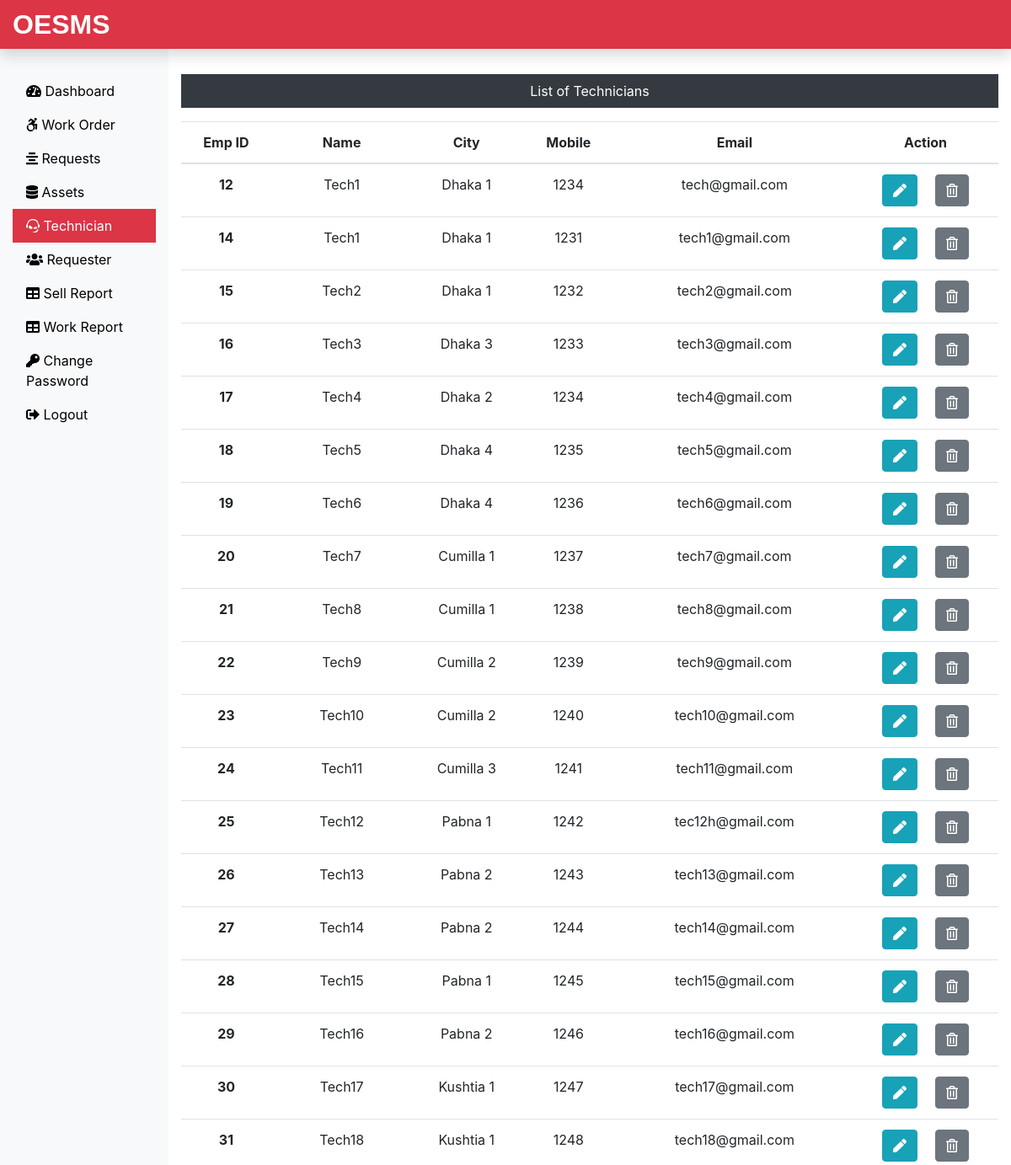
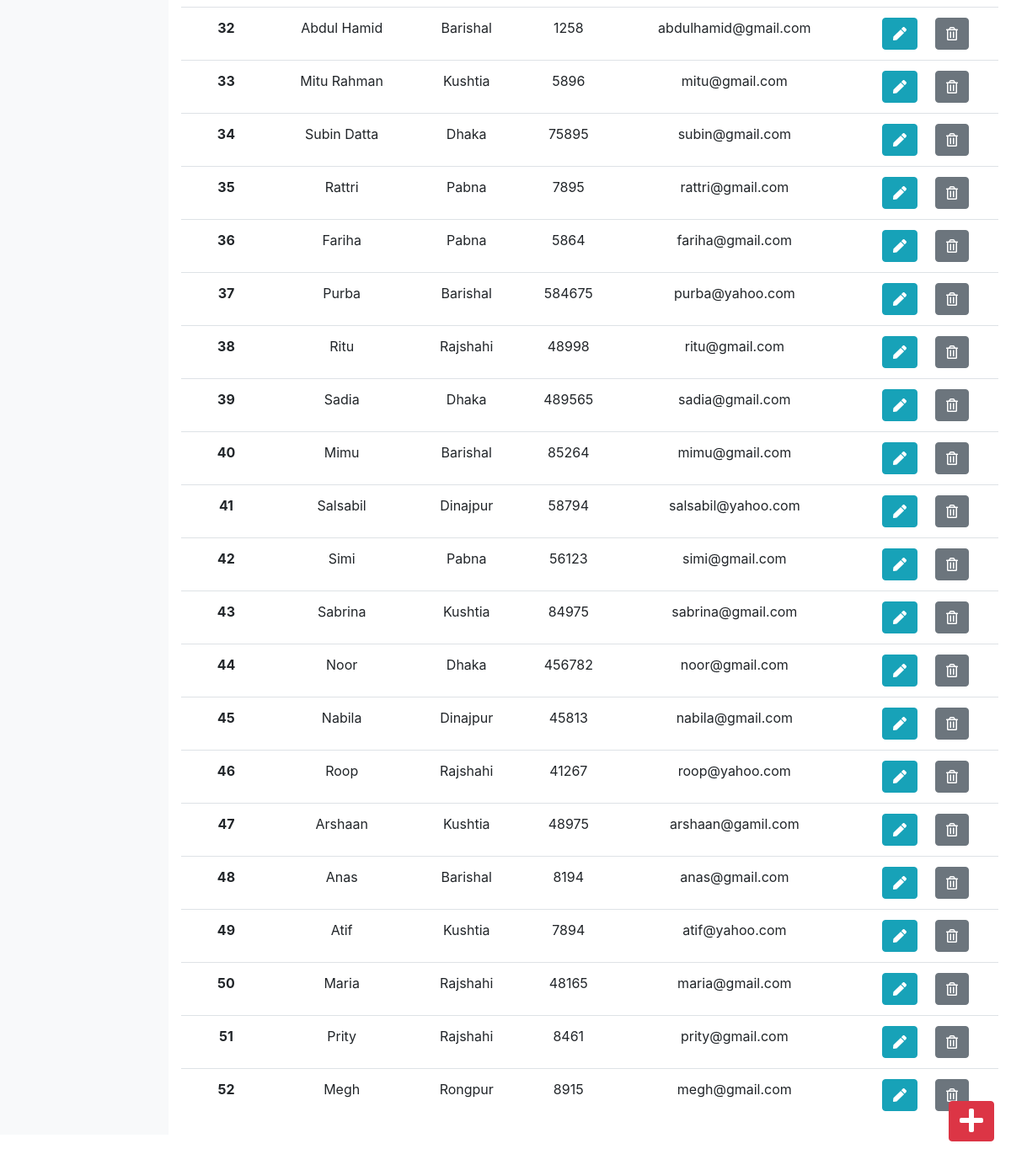
Screenshot of /Admin/technician.php (signed in) with the database file from the repository (2 pictures, top to bottom).
### tables this page shows
CREATE TABLE `technician_tb` (
  `empid` int(11) NOT NULL,
  `empName` varchar(60) NOT NULL,
  `empCity` varchar(60) NOT NULL,
  `empMobile` bigint(11) NOT NULL,
  `empEmail` varchar(60) NOT NULL
);

### Admin/technician.php (the view, shortened to what this page needs)
<?php
include('includes/header.php');
include('../dbConnection.php');
?>
<div class="col-sm-9 col-md-10 mt-5 text-center">
  <p class=" bg-dark text-white p-2">List of Technicians</p>
  <?php
    $sql = "SELECT * FROM technician_tb";
    $result = $conn->query($sql);
    if($result->num_rows > 0){
 echo '<table class="table">
  <thead>
   <tr>
    <th scope="col">Emp ID</th>
    <th scope="col">Name</th>
    <th scope="col">City</th>
    <th scope="col">Mobile</th>
    <th scope="col">Email</th>
    <th scope="col">Action</th>
   </tr>
  </thead>
  <tbody>';
  while($row = $result->fetch_assoc()){
   echo '<tr>';
    echo '<th scope="row">'.$row["empid"].'</th>';
    echo '<td>'. $row["empName"].'</td>';
    echo '<td>'.$row["empCity"].'</td>';
    echo '<td>'.$row["empMobile"].'</td>';
    echo '<td>'.$row["empEmail"].'</td>';
    echo '<td><form action="#" method="POST" class="d-inline"> <input type="hidden" name="id" value='. $row["empid"] .'><button type="submit" class="btn btn-info mr-3" name="view" value="View"><i class="fas fa-pen"></i></button></form>  <form action="" method="POST" class="d-inline"><input type="hidden" name="id" value='. $row["empid"] .'><button type="submit" class="btn btn-secondary" name="delete" value="Delete"><i class="far fa-trash-alt"></i></button></form></td>
   </tr>';
  }
 echo '</tbody>
 </table>';
} else {
  echo "0 Result";
}
?>
</div>
</div>
<div><a class="btn btn-danger box" href="insertemp.php"><i class="fas fa-plus fa-2x"></i></a>
</div>
</div>
<?php
include('includes/footer.php');
?>

### css/custom.css (style rules this page uses)
a { color: black; }
.box { position: fixed; bottom: 10px; right: 20px; margin-bottom: 30px; }

### rows the page displays
technician_tb: empid "12", empName "Tech1", empCity "Dhaka 1", empMobile "1234", empEmail "tech@gmail.com"
technician_tb: empid "14", empName "Tech1", empCity "Dhaka 1", empMobile "1231", empEmail "tech1@gmail.com"
technician_tb: empid "15", empName "Tech2", empCity "Dhaka 1", empMobile "1232", empEmail "tech2@gmail.com"
technician_tb: empid "16", empName "Tech3", empCity "Dhaka 3", empMobile "1233", empEmail "tech3@gmail.com"
technician_tb: empid "17", empName "Tech4", empCity "Dhaka 2", empMobile "1234", empEmail "tech4@gmail.com"
technician_tb: empid "18", empName "Tech5", empCity "Dhaka 4", empMobile "1235", empEmail "tech5@gmail.com"
technician_tb: empid "19", empName "Tech6", empCity "Dhaka 4", empMobile "1236", empEmail "tech6@gmail.com"
technician_tb: empid "20", empName "Tech7", empCity "Cumilla 1", empMobile "1237", empEmail "tech7@gmail.com"
technician_tb: empid "21", empName "Tech8", empCity "Cumilla 1", empMobile "1238", empEmail "tech8@gmail.com"
technician_tb: empid "22", empName "Tech9", empCity "Cumilla 2", empMobile "1239", empEmail "tech9@gmail.com"
technician_tb: empid "23", empName "Tech10", empCity "Cumilla 2", empMobile "1240", empEmail "tech10@gmail.com"
technician_tb: empid "24", empName "Tech11", empCity "Cumilla 3", empMobile "1241", empEmail "tech11@gmail.com"
technician_tb: empid "25", empName "Tech12", empCity "Pabna 1", empMobile "1242", empEmail "tec12h@gmail.com"
technician_tb: empid "26", empName "Tech13", empCity "Pabna 2", empMobile "1243", empEmail "tech13@gmail.com"
technician_tb: empid "27", empName "Tech14", empCity "Pabna 2", empMobile "1244", empEmail "tech14@gmail.com"
technician_tb: empid "28", empName "Tech15", empCity "Pabna 1", empMobile "1245", empEmail "tech15@gmail.com"
technician_tb: empid "29", empName "Tech16", empCity "Pabna 2", empMobile "1246", empEmail "tech16@gmail.com"
technician_tb: empid "30", empName "Tech17", empCity "Kushtia 1", empMobile "1247", empEmail "tech17@gmail.com"
technician_tb: empid "31", empName "Tech18", empCity "Kushtia 1", empMobile "1248", empEmail "tech18@gmail.com"
technician_tb: empid "32", empName "Abdul Hamid", empCity "Barishal", empMobile "1258", empEmail "abdulhamid@gmail.com"
technician_tb: empid "33", empName "Mitu Rahman", empCity "Kushtia", empMobile "5896", empEmail "mitu@gmail.com"
technician_tb: empid "34", empName "Subin Datta", empCity "Dhaka", empMobile "75895", empEmail "subin@gmail.com"
technician_tb: empid "35", empName "Rattri", empCity "Pabna", empMobile "7895", empEmail "rattri@gmail.com"
technician_tb: empid "36", empName "Fariha", empCity "Pabna", empMobile "5864", empEmail "fariha@gmail.com"
technician_tb: empid "37", empName "Purba", empCity "Barishal", empMobile "584675", empEmail "purba@yahoo.com"
technician_tb: empid "38", empName "Ritu", empCity "Rajshahi", empMobile "48998", empEmail "ritu@gmail.com"
technician_tb: empid "39", empName "Sadia", empCity "Dhaka", empMobile "489565", empEmail "sadia@gmail.com"
technician_tb: empid "40", empName "Mimu", empCity "Barishal", empMobile "85264", empEmail "mimu@gmail.com"
technician_tb: empid "41", empName "Salsabil", empCity "Dinajpur", empMobile "58794", empEmail "salsabil@yahoo.com"
technician_tb: empid "42", empName "Simi", empCity "Pabna", empMobile "56123", empEmail "simi@gmail.com"
technician_tb: empid "43", empName "Sabrina", empCity "Kushtia", empMobile "84975", empEmail "sabrina@gmail.com"
technician_tb: empid "44", empName "Noor", empCity "Dhaka", empMobile "456782", empEmail "noor@gmail.com"
technician_tb: empid "45", empName "Nabila", empCity "Dinajpur", empMobile "45813", empEmail "nabila@gmail.com"
technician_tb: empid "46", empName "Roop", empCity "Rajshahi", empMobile "41267", empEmail "roop@yahoo.com"
technician_tb: empid "47", empName "Arshaan", empCity "Kushtia", empMobile "48975", empEmail "arshaan@gamil.com"
technician_tb: empid "48", empName "Anas", empCity "Barishal", empMobile "8194", empEmail "anas@gmail.com"
technician_tb: empid "49", empName "Atif", empCity "Kushtia", empMobile "7894", empEmail "atif@yahoo.com"
technician_tb: empid "50", empName "Maria", empCity "Rajshahi", empMobile "48165", empEmail "maria@gmail.com"
technician_tb: empid "51", empName "Prity", empCity "Rajshahi", empMobile "8461", empEmail "prity@gmail.com"
technician_tb: empid "52", empName "Megh", empCity "Rongpur", empMobile "8915", empEmail "megh@gmail.com"
